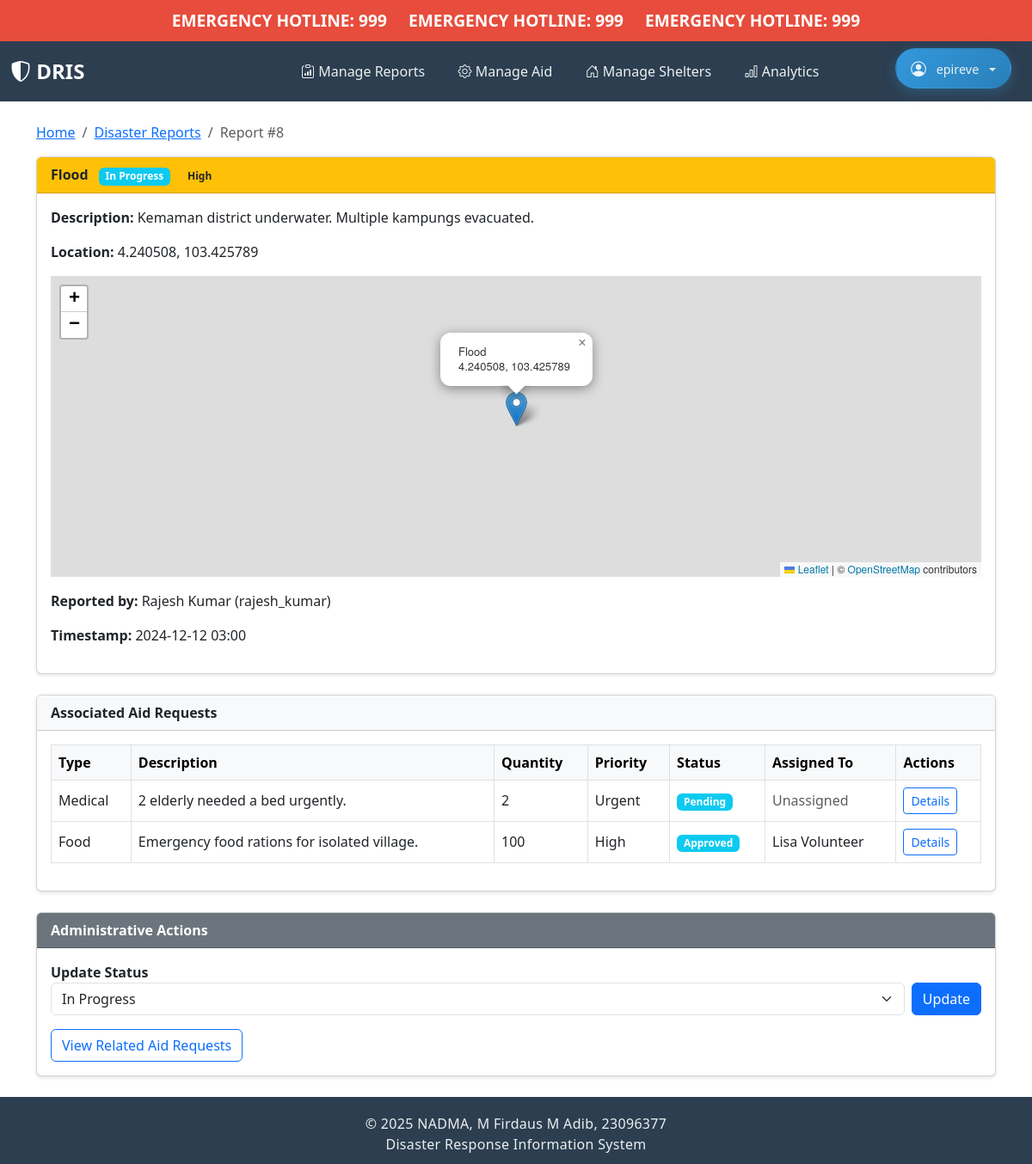
/report/8/ (signed in), run on the app's committed database.
### core/models.py (models this page shows, shortened)
class User(AbstractUser):
    ROLE_CHOICES = [
        ("CITIZEN", "Citizen"),
        ("VOLUNTEER", "Volunteer"),
        ("AUTHORITY", "Authority"),
    ]
    role = models.CharField(max_length=10, choices=ROLE_CHOICES)

class DisasterReport(models.Model):
    DISASTER_TYPES = [
        ("FLOOD", "Flood"),
        ("LANDSLIDE", "Landslide"),
        ("HAZE", "Haze"),
        ("FIRE", "Fire"),
        ("EARTHQUAKE", "Earthquake"),
        ("OTHER", "Other"),
    ]
    SEVERITY_CHOICES = [
        ("LOW", "Low"),
        ("MEDIUM", "Medium"),
        ("HIGH", "High"),
        ("CRITICAL", "Critical"),
    ]
    STATUS_CHOICES = [
        ("NEW", "New"),
        ("VERIFIED", "Verified"),
        ("IN_PROGRESS", "In Progress"),
        ("RESOLVED", "Resolved"),
    ]
    reporter = models.ForeignKey(User, on_delete=models.CASCADE)
    disaster_type = models.CharField(max_length=10, choices=DISASTER_TYPES)
    description = models.TextField(help_text="Detailed description of the disaster")
    latitude = models.DecimalField(
        max_digits=9,
        decimal_places=6,
        validators=[MinValueValidator(-90), MaxValueValidator(90)],
    )
    longitude = models.DecimalField(
        max_digits=9,
        decimal_places=6,
        validators=[MinValueValidator(-180), MaxValueValidator(180)],
    )
    severity = models.CharField(max_length=8, choices=SEVERITY_CHOICES)
    status = models.CharField(max_length=11, choices=STATUS_CHOICES, default="NEW")
    timestamp = models.DateTimeField(auto_now_add=True)
    last_updated = models.DateTimeField(auto_now=True)

class AidRequest(models.Model):
    AID_TYPES = [
        ("FOOD", "Food"),
        ("WATER", "Water"),
        ("SHELTER", "Shelter"),
        ("MEDICAL", "Medical"),
        ("RESCUE", "Rescue"),
        ("OTHER", "Other"),
    ]
    STATUS_CHOICES = [
        ("PENDING", "Pending"),
        ("APPROVED", "Approved"),
        ("IN_PROGRESS", "In Progress"),
        ("FULFILLED", "Fulfilled"),
        ("REJECTED", "Rejected"),
    ]
    PRIORITY_CHOICES = [
        ("LOW", "Low"),
        ("MEDIUM", "Medium"),
        ("HIGH", "High"),
        ("URGENT", "Urgent"),
    ]
    requester = models.ForeignKey(
        User, on_delete=models.CASCADE, related_name="aid_requests"
    )
    disaster_report = models.ForeignKey(
        DisasterReport,
        on_delete=models.SET_NULL,
        null=True,
        blank=True,
        related_name="aid_requests",
    )
    aid_type = models.CharField(max_length=7, choices=AID_TYPES)
    description = models.TextField(
        help_text="Detailed description of the aid needed", blank=True, default=""
    )
    quantity = models.PositiveIntegerField(
        null=True, blank=True, help_text="Number of items/people needing assistance"
    )
    priority = models.CharField(
        max_length=6, choices=PRIORITY_CHOICES, default="MEDIUM"
    )
    status = models.CharField(max_length=11, choices=STATUS_CHOICES, default="PENDING")
    location_details = models.TextField(
        help_text="Specific location details for aid delivery", blank=True, default=""
    )
    timestamp = models.DateTimeField(auto_now_add=True)
    last_updated = models.DateTimeField(auto_now=True)
    assigned_to = models.ForeignKey(
        User,
        on_delete=models.SET_NULL,
        null=True,
        blank=True,
        related_name="assigned_aid_requests",
    )
    notes = models.TextField(blank=True, help_text="Additional notes or updates")
    class Meta:
        ordering = ["-timestamp"]

### core/views.py (the view)
@login_required
def disaster_report_detail(request, pk):
    report = get_object_or_404(DisasterReport, pk=pk)
    associated_aid_requests = AidRequest.objects.filter(disaster_report=report)
    if request.method == "POST" and (
        request.user.is_superuser
        or request.user.is_staff
        or getattr(request.user, "role", None) == "AUTHORITY"
    ):
        new_status = request.POST.get("status")
        if new_status in dict(DisasterReport.STATUS_CHOICES):
            report.status = new_status
            report.save()
        return redirect("disaster_report_detail", pk=report.pk)
    return render(
        request,
        "disaster/report_detail.html",
        {"report": report, "associated_aid_requests": associated_aid_requests},
    )

### core/templates/disaster/report_detail.html (shortened to what this page needs)
{% extends "core/home.html" %}
{% block content %}
<div class="container mt-4">
    <nav aria-label="breadcrumb">
        <ol class="breadcrumb">
            <li class="breadcrumb-item"><a href="{% url 'home' %}">Home</a></li>
            <li class="breadcrumb-item"><a href="{% url 'report_list' %}">Disaster Reports</a></li>
            <li class="breadcrumb-item active" aria-current="page">Report #{{ report.pk }}</li>
        </ol>
    </nav>
    <div class="mb-4 card">
        <div class="card-header
            {% if report.severity == "CRITICAL" %}bg-danger text-white
            {% elif report.severity == "HIGH" %}bg-warning text-dark
            {% elif report.severity == "MEDIUM" %}bg-primary text-white
            {% else %}bg-success text-white
            {% endif %}
        ">
            <strong>{{ report.get_disaster_type_display }}</strong>
            <span class="badge bg-info ms-2">{{ report.get_status_display }}</span>
            <span class="badge
                {% if report.severity == 'CRITICAL' %}bg-danger
                {% elif report.severity == 'HIGH' %}bg-warning text-dark
                {% elif report.severity == 'MEDIUM' %}bg-primary
                {% else %}bg-success
                {% endif %}
                ms-2">{{ report.get_severity_display }}</span>
        </div>
        <div class="card-body">
            <p><strong>Description:</strong> {{ report.description }}</p>
            <p><strong>Location:</strong> {{ report.latitude }}, {{ report.longitude }}</p>
            <div id="map" style="height: 350px; width: 100%; margin-bottom: 1rem;"></div>
            <p><strong>Reported by:</strong> {{ report.reporter.get_full_name }} ({{ report.reporter.username }})</p>
            <p><strong>Timestamp:</strong> {{ report.timestamp|date:"Y-m-d H:i" }}</p>
        </div>
    </div>
    <div class="mb-4 card">
        <div class="card-header bg-light">
            <strong>Associated Aid Requests</strong>
        </div>
        <div class="card-body">
            {% if associated_aid_requests %}
                <div class="table-responsive">
                    <table class="table align-middle table-bordered table-hover">
                        <thead class="table-light">
                            <tr>
                                <th>Type</th>
                                <th>Description</th>
                                <th>Quantity</th>
                                <th>Priority</th>
                                <th>Status</th>
                                <th>Assigned To</th>
                                <th>Actions</th>
                            </tr>
                        </thead>
                        <tbody>
                            {% for aid in associated_aid_requests %}
                                <tr>
                                    <td>{{ aid.get_aid_type_display }}</td>
                                    <td>{{ aid.description }}</td>
                                    <td>{{ aid.quantity }}</td>
                                    <td>{{ aid.get_priority_display }}</td>
                                    <td>
                                        <span class="badge bg-info">{{ aid.get_status_display }}</span>
                                    </td>
                                    <td>
                                        {% if aid.assigned_to %}
                                            {{ aid.assigned_to.get_full_name }}
                                        {% else %}
                                            <span class="text-muted">Unassigned</span>
                                        {% endif %}
                                    </td>
                                    <td>
                                        <a href="{% url 'aid_request_detail' aid.pk %}" class="btn btn-sm btn-outline-primary">
                                            Details
                                        </a>
                                    </td>
                                </tr>
                            {% endfor %}
                        </tbody>
                    </table>
                </div>
            {% else %}
                <div class="text-center alert alert-warning" role="alert">
                    No aid requests associated with this report.
                </div>
            {% endif %}
        </div>
    </div>
    {% if user.is_authenticated %}
        {% if user.is_superuser or user.is_staff or user.role == "AUTHORITY" %}
        <div class="mb-4 card">
            <div class="text-white card-header bg-secondary">
                <strong>Administrative Actions</strong>
            </div>
            <div class="card-body">
                <form method="post" action="" class="row g-2 align-items-end">
                    <div class="col">
                        <label for="status" class="mb-0 form-label me-2"><strong>Update Status</strong></label>
                        <select name="status" id="status" class="form-select w-100">
                            {% for value, label in report.STATUS_CHOICES %}
                                <option value="{{ value }}" {% if report.status == value %}selected{% endif %}>{{ label }}</option>
                            {% endfor %}
                        </select>
                    </div>
                    <div class="col-auto">
                        <button type="submit" class="btn btn-primary">Update</button>
                    </div>
                </form>
                <a href="{% url 'aid_request_list' %}?disaster_report={{ report.pk }}" class="mt-3 btn btn-outline-primary">
                    View Related Aid Requests
                </a>
            </div>
        </div>
        {% endif %}
    {% endif %}
</div>
{% endblock %}
{% block extra_js %}
<link rel="stylesheet" href="https://unpkg.com/leaflet@1.9.4/dist/leaflet.css" />
{% endblock %}

### core/templates/core/navbar.html (shortened to what this page needs)
<div class="emergency-banner">
    <span class="emergency-marquee">EMERGENCY HOTLINE: 999 &nbsp; &nbsp; EMERGENCY HOTLINE: 999 &nbsp; &nbsp; EMERGENCY HOTLINE: 999</span>
</div>
<nav class="navbar navbar-expand-lg navbar-dark">
  <div class="container-fluid">
    <a class="navbar-brand" href="{% url 'home' %}">
      <i class="bi bi-shield-shaded"></i> DRIS
    </a>
    <div class="collapse navbar-collapse d-flex justify-content-center align-items-center" id="mainNavbar">
      <div class="flex-row navbar-nav d-flex align-items-center">
        {% if user.is_authenticated %}
            {% if user.is_superuser or user.is_staff or user.role == 'AUTHORITY' %}
                <a class="nav-link" href="{% url 'report_list' %}">
                    <i class="bi bi-clipboard-data"></i> Manage Reports
                </a>
                <a class="nav-link" href="{% url 'aid_request_list' %}">
                    <i class="bi bi-gear"></i> Manage Aid
                </a>
                <a class="nav-link" href="{% url 'shelter_directory' %}">
                    <i class="bi bi-house-door"></i> Manage Shelters
                </a>
                <a class="nav-link" href="{% url 'authority_analytics' %}">
                    <i class="bi bi-bar-chart"></i> Analytics
                </a>
            {% endif %}
            <div class="navbar-profile">
              <div class="dropdown">
                <button class="btn dropdown-toggle user-profile-dropdown" type="button" data-bs-toggle="dropdown" aria-expanded="false">
                  <i class="bi bi-person-circle profile-icon"></i> {{ user.username }}
                </button>
              </div>
            </div>
        {% endif %}
      </div>
    </div>
  </div>
</nav>

### core/templates/core/navbar.html (style rules this page uses)
.emergency-banner { background: #e74c3c; color: #fff; padding: 0.75rem 0; width: 100%; overflow: hidden; position: relative; z-index: 1050; font-weight: bold; font-size: 1.2rem; display: flex; align-items: center; justify-content: center; min-height: 48px; }
.emergency-marquee { display: inline-block; white-space: nowrap; animation: marquee 10s linear infinite; font-family: inherit; }
.navbar { background-color: #2c3e50; padding: 0.75rem 0; }
.navbar-brand { color: white !important; font-weight: bold; font-size: 1.5rem; }
.nav-link { color: #ecf0f1 !important; padding: 0.5rem 1rem !important; white-space: nowrap; transition: all 0.3s ease; border-radius: 8px; margin: 0 0.2rem; }
.navbar-nav { align-items: center; }
.dropdown-toggle { color: #ecf0f1 !important; background: none; border: none; padding: 0.5rem 1rem !important; }
.dropdown-toggle::after { margin-left: 0.5rem; }
.user-profile-dropdown { background: linear-gradient(135deg, #3498db, #2980b9); border-radius: 25px; padding: 0.5rem 1.2rem; margin: 0 0.5rem; font-size: 0.9rem; font-weight: 500; border: 2px solid transparent; transition: all 0.3s ease; box-shadow: 0 4px 15px rgba(52, 152, 219, 0.3); }
.navbar-profile { margin-left: 1rem; display: flex; align-items: center; }
.profile-icon { font-size: 1.1rem; margin-right: 0.5rem; color: rgba(255,255,255,0.9); }

### data on the page
User: username "epireve"
DisasterReport: pk "8", disaster_type "Flood", status "In Progress", severity "High", description "Kemaman district underwater. Multiple kampungs evacuated.", latitude "4.240508", longitude "103.425789", reporter.get_full_name "Rajesh Kumar", reporter.username "rajesh_kumar", timestamp "2024-12-12 03:00"
AidRequest: aid_type "Medical", description "2 elderly needed a bed urgently.", quantity "2", priority "Urgent", status "Pending", shows "Unassigned"
AidRequest: aid_type "Food", description "Emergency food rations for isolated village.", quantity "100", priority "High", status "Approved", assigned_to.get_full_name "Lisa Volunteer"
